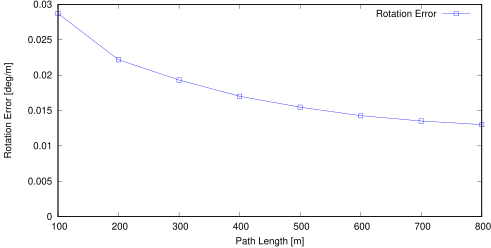

Generate this figure with gnuplot:
set term postscript eps enhanced color
set output "08_avg_rl.eps"
set size ratio 0.5
set yrange [0:*]
set xlabel "Path Length [m]"
set ylabel "Rotation Error [deg/m]"
plot "08_avg_rl.txt" using 1:($2*57.3) title 'Rotation Error' lc rgb "#0000FF" pt 4 w linespoints
